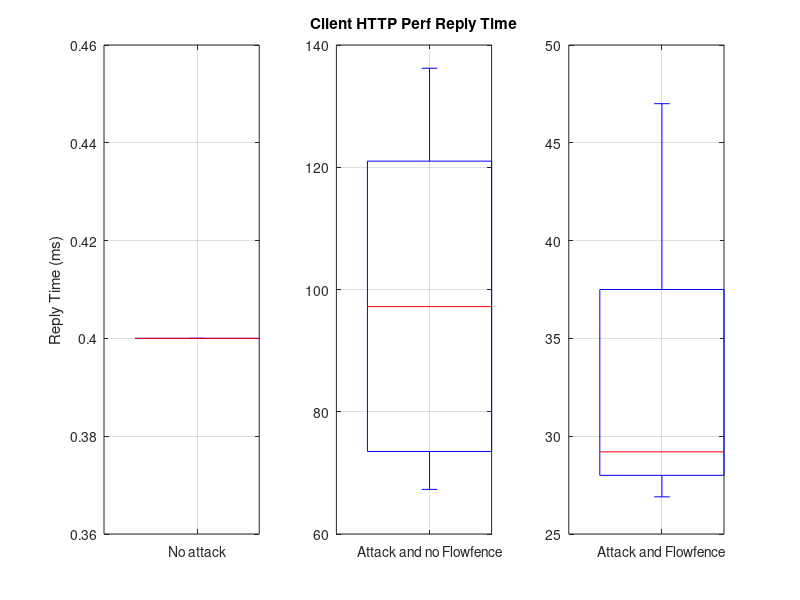

Write MATLAB code to recreate this figure.
clc;
clear all;
close all;

pingNoAttackTimes = csvread('httpPerfNoAttack/times.txt');
pingAttackTimes = csvread('httpPerfAttack/times.txt');
pingDefenseTimes = csvread('httpPerfDefense/times.txt');

figure(1)

%boxplot(times,'labels',{'With no attack', 'With attack and no Flowfence', 'With attack and Flowfence'});
a = subplot(1,3,1)

boxplot(pingNoAttackTimes, 'labels',{'No attack'});
txt = findobj(gca,'Type','text');
set(findobj(gca,'Type','text'),'FontSize',20)
set(txt(1:end),'VerticalAlignment', 'Middle');
grid on

b=subplot(1,3,2)
boxplot(pingAttackTimes, 'labels',{'Attack and no Flowfence'});
txt = findobj(gca,'Type','text');
set(findobj(gca,'Type','text'),'FontSize',20)
set(txt(1:end),'VerticalAlignment', 'Middle');
grid on

subplot(1,3,3)
boxplot(pingDefenseTimes, 'labels',{'Attack and Flowfence'});
txt = findobj(gca,'Type','text');
set(findobj(gca,'Type','text'),'FontSize',20)
set(txt(1:end),'VerticalAlignment', 'Middle');
grid on

ylabel(a,'Reply Time (ms)')
title(b, 'Client HTTP Perf Reply Time')
% meanUdp100=[meanTxUdpPkts_1' meanRoutedUdpPkts_1' meanRxUdpPkts_1'];
% 
% figure(2)
% boxplot(meanUdp100,'labels',{'Transmitidos', 'Recebidos Roteador', 'Recebidos Servidor'});


% 
% results=importdata('filesNames.csv');
% 
% numTests=7;
% meanTx = zeros(numTests,1);
% meanRx = zeros(numTests,1);
% 
% for i=1:numTests
%     auxStr = strcat(results{i},'/tx_flows_1.txt');     
%     auxTx = csvread(auxStr);
%     meanTx(i,1) = mean(auxTx);
% end
% 
% for i=1:numTests
%     auxStr = strcat(results{i},'/routed_flows_1.txt');
%     auxRouted = csvread(auxStr);
%     meanRouted(i,1) = mean(auxRouted);
% end
% 
% for i=1:numTests
%     auxStr = strcat(results{i},'/rx_flows_1.txt');
%     auxRx = csvread(auxStr);
%     meanRx(i,1) = mean(auxRx);
% end
% 
% format long g
% 
% meanTx
% meanRouted
% meanRx
% 
% figure(2)
% plot(meanTx, 'b');
% plot(auxTx, 'b');
% hold on
%plot(auxRouted, 'k');
%plot(auxRx, 'r');
%hold on;
%plot(meanRx, 'k');

% 
% meanUdp100=[meanTxUdpPkts_1' meanRoutedUdpPkts_1' meanRxUdpPkts_1'];
% 
% figure(2)
% boxplot(meanUdp100,'labels',{'Transmitidos', 'Recebidos Roteador', 'Recebidos Servidor'});
% 
% title('Pacotes por Segundo Inundação UDP Pacotes 1 byte com DETER Flooder')
% txt = findobj(gca,'Type','text');
% set(findobj(gca,'Type','text'),'FontSize',25)
% set(txt(1:end),'VerticalAlignment', 'Middle');
% grid on
% ylabel('Pacotes por Segundo')
% 
